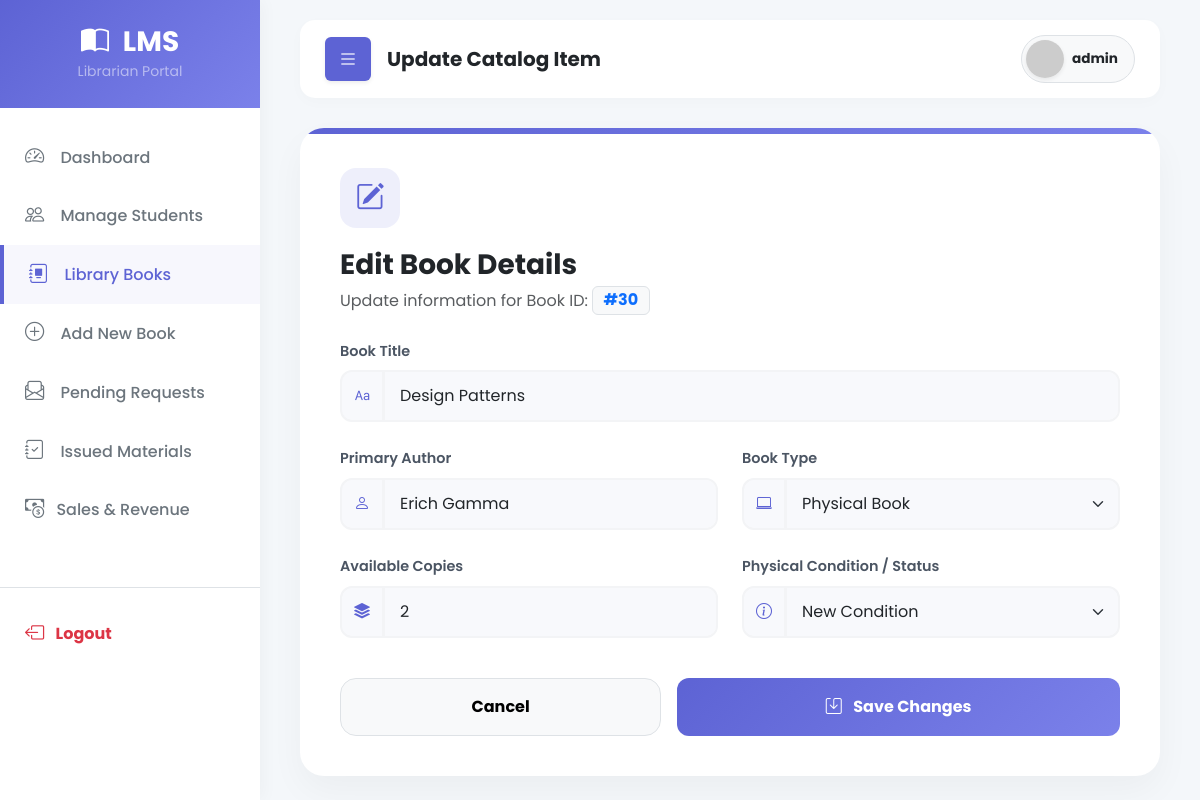
The app's page /admin/edit_book_details.php?id=30 (signed in) with its own data.
### tables this page shows
CREATE TABLE `user` (
  `RollNo` varchar(50) NOT NULL,
  `Name` varchar(50) DEFAULT NULL,
  `Type` varchar(50) DEFAULT NULL,
  `EmailId` varchar(50) DEFAULT NULL,
  `MobNo` bigint(11) DEFAULT NULL,
  `Password` varchar(50) DEFAULT NULL,
  `wallet_balance` decimal(10,2) DEFAULT 0.00
);

CREATE TABLE `book` (
  `BookId` int(10) NOT NULL,
  `Title` varchar(50) DEFAULT NULL,
  `Availability` int(5) DEFAULT NULL,
  `status` varchar(50) NOT NULL,
  `Author` varchar(50) NOT NULL,
  `Year` int(11) DEFAULT NULL,
  `Description` text DEFAULT NULL,
  `is_online` tinyint(1) DEFAULT 0,
  `file_path` varchar(255) DEFAULT NULL,
  `price` decimal(10,2) DEFAULT 0.00
);

### admin/edit_book_details.php (the view, shortened to what this page needs)
<?php
require('../includes/dbconn.php');
$rollno = $_SESSION['RollNo'];
$sql_check = "SELECT * FROM user WHERE RollNo='$rollno' AND Type='Admin'";
$result_check = $conn->query($sql_check);
$admin_row = $result_check->fetch_assoc();
$admin_name = $admin_row['Name'] ?? 'Librarian';
if(isset($_GET['id'])) {
    $bookid = $conn->real_escape_string($_GET['id']);
    $sql = "SELECT * FROM book WHERE BookId='$bookid'";
    $result = $conn->query($sql);
    if($result && $result->num_rows > 0) {
        $row = $result->fetch_assoc();
        $title = $row['Title'];
        $author = $row['Author'] ?? '';
        $avail = $row['Availability'];
        $status = $row['status'];
        $is_online = isset($row['is_online']) ? (int)$row['is_online'] : 0;
    } else {
        header("Location: book.php");
        exit();
    }
} else {
    header("Location: book.php");
    exit();
}
?>
<!DOCTYPE html>
<html lang="en">
<head>
    <link href="https://cdn.jsdelivr.net/npm/bootstrap@5.3.0/dist/css/bootstrap.min.css" rel="stylesheet">
    <link rel="stylesheet" href="https://cdn.jsdelivr.net/npm/bootstrap-icons@1.11.1/font/bootstrap-icons.css">
</head>
<body>
<div class="wrapper">
    <nav id="sidebar">
        <div class="sidebar-header">
            <h3 class="mb-0 fw-bold"><i class="bi bi-book-half me-2"></i> LMS</h3>
            <small class="text-white-50">Librarian Portal</small>
        </div>
        <ul class="list-unstyled components">
            <li><a href="index.php"><i class="bi bi-speedometer2"></i> Dashboard</a></li>
            <li><a href="student.php"><i class="bi bi-people"></i> Manage Students</a></li>
            <li class="active"><a href="book.php"><i class="bi bi-journal-album"></i> Library Books</a></li>
            <li><a href="addbook.php"><i class="bi bi-plus-circle"></i> Add New Book</a></li>
            <li><a href="requests.php"><i class="bi bi-envelope-paper"></i> Pending Requests</a></li>
            <li><a href="current.php"><i class="bi bi-journal-check"></i> Issued Materials</a></li>
            <li><a href="sales.php"><i class="bi bi-cash-coin me-2"></i> Sales & Revenue</a></li>
            <li class="mt-5 pt-3 border-top"><a href="logout.php" class="text-danger fw-bold"><i class="bi bi-box-arrow-left me-2"></i> Logout</a></li>
        </ul>
    </nav>
    <div id="content">
        <nav class="top-navbar d-flex justify-content-between align-items-center">
            <div class="d-flex align-items-center">
                <button type="button" id="sidebarCollapse" class="btn me-3 shadow-sm" style="background: var(--primary); color: white;">
                    <i class="bi bi-list fs-5"></i>
                </button>
                <h5 class="fw-bold mb-0 text-dark">Update Catalog Item</h5>
            </div>
            <div class="d-flex align-items-center bg-light rounded-pill p-1 pe-3 border">
                <img src="https://ui-avatars.com/api/?name=<?php echo urlencode($admin_name); ?>&background=5D63D4&color=fff&rounded=true&bold=true" width="38" class="me-2 shadow-sm rounded-circle">
                <span class="fw-bold text-dark" style="font-size: 0.85rem;"><?php echo $admin_name; ?></span>
            </div>
        </nav>
        <div class="form-card">
            <div class="book-icon-header">
                <i class="bi bi-pencil-square"></i>
            </div>
            <h3 class="fw-bold text-dark mb-1">Edit Book Details</h3>
            <p class="text-muted mb-4">Update information for Book ID: <span class="badge bg-light text-primary border fs-6">#<?php echo htmlspecialchars($bookid); ?></span></p>
            <form action="edit_book_details.php?id=<?php echo $bookid ?>" method="post" enctype="multipart/form-data">
                <div class="row">
                    <div class="col-md-12 mb-4">
                        <label class="form-label" for="Title">Book Title</label>
                        <div class="input-group">
                            <span class="input-group-text"><i class="bi bi-type"></i></span>
                            <input type="text" id="Title" name="Title" value="<?php echo htmlspecialchars($title) ?>" class="form-control" required>
                        </div>
                    </div>
                    <div class="col-md-6 mb-4">
                        <label class="form-label" for="Author">Primary Author</label>
                        <div class="input-group">
                            <span class="input-group-text"><i class="bi bi-person"></i></span>
                            <input type="text" id="Author" name="Author" value="<?php echo htmlspecialchars($author) ?>" class="form-control" required>
                        </div>
                    </div>
                    <div class="col-md-6 mb-4">
                        <label class="form-label">Book Type</label>
                        <div class="input-group">
                            <span class="input-group-text"><i class="bi bi-laptop"></i></span>
                            <select name="is_online" id="is_online" class="form-select" required>
                                <option value="0" <?php if($is_online == 0) echo 'selected'; ?>>Physical Book</option>
                            </select>
                        </div>
                    </div>
                    <div class="col-md-6 mb-4" id="availability_div">
                        <label class="form-label" for="Availability">Available Copies</label>
                        <div class="input-group">
                            <span class="input-group-text"><i class="bi bi-stack"></i></span>
                            <input type="number" id="Availability" name="Availability" value="<?php echo $avail ?>" class="form-control" min="0">
                        </div>
                    </div>
                    <div class="col-md-6 mb-4" id="status_div">
                        <label class="form-label" for="status">Physical Condition / Status</label>
                        <div class="input-group">
                            <span class="input-group-text"><i class="bi bi-info-circle"></i></span>
                            <select name="status" id="status" class="form-select">
                                <option value="New" <?php if($status == 'New') echo 'selected'; ?>>New Condition</option>
                            </select>
                        </div>
                    </div>
                </div>
                <div class="d-flex gap-3 mt-3">
                    <a href="book.php" class="btn btn-light border py-3 fw-bold rounded-4 flex-grow-1" style="border-radius: 12px;">Cancel</a>
                    <button type="submit" name="submit" class="btn btn-update flex-grow-1 m-0"><i class="bi bi-save me-2"></i> Save Changes</button>
                </div>
            </form>
        </div>
    </div>
</div>
</body>
</html>

### admin/edit_book_details.php (style rules this page uses)
:root { --primary: #5D63D4; --primary-light: #7b81ea; --bg-color: #f4f7fa; --card-bg: #ffffff; }
body { font-family: 'Poppins', sans-serif; background-color: var(--bg-color); color: #2b3452; overflow-x: hidden; }
.wrapper { display: flex; width: 100%; align-items: stretch; }
#sidebar { min-width: 260px; max-width: 260px; background: var(--card-bg); transition: all 0.3s; box-shadow: 4px 0 15px rgba(0,0,0,0.03); min-height: 100vh; z-index: 999; }
.sidebar-header { padding: 25px 20px; background: linear-gradient(135deg, var(--primary) 0%, var(--primary-light) 100%); color: white; text-align: center; }
#sidebar ul.components { padding: 20px 0; }
#sidebar ul li a { padding: 15px 25px; display: block; color: #6c757d; text-decoration: none; font-weight: 500; }
#sidebar ul li a i { margin-right: 12px; font-size: 1.2em; }
#sidebar ul li a:hover, #sidebar ul li.active > a { color: var(--primary); background: rgba(93, 99, 212, 0.05); border-left: 4px solid var(--primary); }
#content { width: 100%; padding: 20px 40px; }
.top-navbar { background: var(--card-bg); padding: 15px 25px; border-radius: 15px; box-shadow: 0 4px 15px rgba(0,0,0,0.02); margin-bottom: 30px; }
.form-card { background: white; border-radius: 24px; padding: 40px; box-shadow: 0 15px 35px rgba(0,0,0,0.04); border: none; max-width: 900px; margin: 0 auto; position: relative; overflow: hidden; }
.form-card::before { content: ''; position: absolute; top: 0; left: 0; width: 100%; height: 6px; background: linear-gradient(90deg, var(--primary), var(--primary-light)); }
.form-label { font-weight: 600; color: #4b5563; font-size: 0.9rem; margin-bottom: 8px; }
.input-group-text { background: #f8f9fc; border: 2px solid #f3f4f6; color: var(--primary); border-radius: 12px 0 0 12px; }
.form-control, .form-select { border-radius: 0 12px 12px 0; padding: 12px 15px; border: 2px solid #f3f4f6; transition: 0.3s; background-color: #f8f9fc; }
.btn-update { background: linear-gradient(135deg, var(--primary) 0%, var(--primary-light) 100%); color: white; border-radius: 12px; padding: 14px 30px; font-weight: 700; border: none; transition: 0.3s; }
.book-icon-header { width: 60px; height: 60px; background: rgba(93, 99, 212, 0.1); color: var(--primary); border-radius: 16px; display: flex; align-items: center; justify-content: center; font-size: 1.8rem; margin-bottom: 20px; }

### records on screen
user: Name "admin"
book: Title "Design Patterns", Author "Erich Gamma", is_online "Physical Book", Availability "2", status "New Condition"

### other values on screen
$bookid "30"
